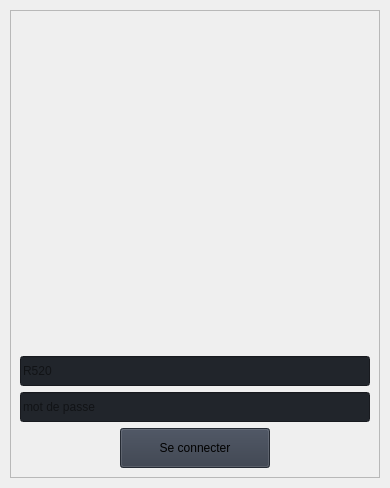
                     <widget class="QWidget" name="login">
                      <layout class="QHBoxLayout" name="horizontalLayout_7" stretch="0">
                       <property name="spacing">
                        <number>10</number>
                       </property>
                       <property name="leftMargin">
                        <number>10</number>
                       </property>
                       <property name="topMargin">
                        <number>10</number>
                       </property>
                       <property name="rightMargin">
                        <number>10</number>
                       </property>
                       <property name="bottomMargin">
                        <number>10</number>
                       </property>
                       <item>
                        <widget class="QFrame" name="frame">
                         <property name="styleSheet">
                          <string notr="true">/* /////////////////////////////////////////////////////////////////////////////////////////////////

SET APP STYLESHEET - FULL STYLES HERE
DARK THEME - DRACULA COLOR BASED

///////////////////////////////////////////////////////////////////////////////////////////////// */

QDialog{
background-color: #808080;
color: #FFA500;
border: 1px solid #333333;}

QWidget{
	color: rgb(221, 221, 221);
	font: 10pt \Segoe UI\;
}

/* /////////////////////////////////////////////////////////////////////////////////////////////////
Tooltip */
QToolTip {
	color: #ffffff;
	background-color: rgba(33, 37, 43, 180);
	border: 1px solid rgb(44, 49, 58);
	background-image: none;
	background-position: left center;
    background-repeat: no-repeat;
	border: none;
	border-left: 2px solid RGB(243, 158, 78);
	text-align: left;
	padding-left: 8px;
	margin: 0px;
}

/* /////////////////////////////////////////////////////////////////////////////////////////////////
Bg App */
#bgApp {	
	background
                        -color: rgb(40, 44, 52);
	border: 1px solid rgb(44, 49, 58);
}

/* /////////////////////////////////////////////////////////////////////////////////////////////////
Left Menu */
#leftMenuBg {	
	background-color: rgb(33, 37, 43);
}
#topLogo {
	background-color: rgb(33, 37, 43);
	background-image: url(:/images/images/images/SolvixIcon.png);
	background-position: centered;
	background-repeat: no-repeat;
}
#titleLeftApp { font: 63 12pt \Segoe UI Semibold\; }
#titleLeftDescription { font: 8pt \Segoe UI\; color: rgb(243,158,78); }

/* MENUS */
#topMenu .QPushButton {	
	background-position: left center;
    background-repeat: no-repeat;
	border: none;
	border-left: 22px solid transparent;
	background-color: transparent;
	text-align: left;
	padding-left: 44px;
}
#topMenu .QPushButton:hover {
	background-color: rgb(40, 44, 52);
}
#topMenu .QPushButton:pressed {	
	background-color: RGB(243, 158, 78);
	color: rgb(255, 255, 255);
}
#bottomMenu .QPushButton {	
	background-position: left center;
    background-repeat: no-repeat;
	border: none;
	border-left: 20px solid transparent;
	background-color:transparent;
	text-align: left;
	padding-left: 44px;
}
#bottomMenu .QPushButton:hover {
	background-color: rgb(229, 119, 16);
}
#bottomMenu .QPushButton:pressed {	
	background-color: rgb(243,158,78);
	color: rgb(255, 255, 255);
}
#leftMenuFrame{
	border-top: 3px solid rgb(44, 49, 58);
}

/* Toggle Button */
#toggleButton {
	background-position: left center;
       background-repeat: no-repeat;
	border: none;
	border-left: 20px solid transparent;
	background-color: rgb(37, 41, 48);
	text-align: left;
	padding-left: 44px;
	color: white;
}
#toggleButton:hover {
	background-color: rgb(229, 119, 16)     ;
}
#toggleButton:pressed {
	background-color: rgb(243, 158, 78);
}

/* Title Menu */
#titleRightInfo { padding-left: 10px; }


/* /////////////////////////////////////////////////////////////////////////////////////////////////
Extra Tab */
#extraLeftBox {	
	background-color: rgb(44, 49, 58);
}
#extraTopBg{	
	background-color: rgb(243,158,78)
}

/* Icon */
#extraIcon {
	background-position: center;
	background-repeat: no-repeat;
	background-image: url(:/icons/images/icons/icon_settings.png);
}

/* Label */
#extraLabel { color: rgb(255, 255, 255); }

/* Btn Close */
#extraCloseColumnBtn { background-color: rgba(255, 255, 255, 0); border: none;  border-radius: 5px; }
#extraCloseColumnBtn:hover { background-color: rgb(229, 119, 16); border-style: solid; border-radius: 4px; }
#extraCloseColumnBtn:pressed { background-color: rgb(243, 158, 78); border-style: solid; border-radius: 4px; }

/* Extra Content */
#extraContent{
	border-top: 3px solid rgb(229, 119, 16);
}

/* Extra Top Menus */
#extraTopMenu .QPushButton {
background-position: left center;
    background-repeat: no-repeat;
	border: none;
	border-left: 22px solid transparent;
	background-color:transparent;
	text-align: left;
	padding-left: 44px;
}
#extraTopMenu .QPushButton:hover {
	background-color: rgb(229, 119, 16);
}
#extraTopMenu .QPushButton:pressed {	
	background-color: rgb(243, 158, 78);
	color: rgb(255, 255, 255);
}

/* /////////////////////////////////////////////////////////////////////////////////////////////////
Content App */
#contentTopBg{	
	background-color: rgb(33, 37, 43);
}
#contentBottom{
	border-top: 3px solid rgb(44, 49, 58);
}

/* Top Buttons */
#rightButtons .QPushButton { background-color: rgba(255, 255, 255, 0); border: none;  border-radius: 5px; }
#rightButtons .QPushButton:hover { background-color: rgb(229, 119, 16); border-st
                        yle: solid; border-radius: 4px; }
#rightButtons .QPushButton:pressed { background-color: RGB(229, 119, 16); border-style: solid; border-radius: 4px; }

/* Theme Settings */
#extraRightBox { background-color: rgb(44, 49, 58); }
#themeSettingsTopDetail { background-color: rgb(243,158,78); }

/* Bottom Bar */
#bottomBar { background-color: rgb(44, 49, 58); }
#bottomBar QLabel { font-size: 11px; color: rgb(229, 119, 16); padding-left: 10px; padding-right: 10px; padding-bottom: 2px; }

/* CONTENT SETTINGS */
/* MENUS */
#contentSettings .QPushButton {	
	background-position: left center;
    background-repeat: no-repeat;
	border: none;
	border-left: 22px solid transparent;
	background-color:transparent;
	text-align: left;
	padding-left: 44px;
}
#contentSettings .QPushButton:hover {
	background-color: rgb(229, 119, 16);
}
#contentSettings .QPushButton:pressed {	
	background-color: rgb(243, 158, 78);
	color: rg
                        b(255, 255, 255);
}

/* /////////////////////////////////////////////////////////////////////////////////////////////////
QTableWidget */
QTableWidget {	
	background-color: transparent;
	padding: 10px;
	border-radius: 5px;
	gridline-color: rgb(44, 49, 58);
	border-bottom: 1px solid rgb(44, 49, 60);
}
QTableWidget::item{
	border-color: rgb(44, 49, 60);
	padding-left: 5px;
	padding-right: 5px;
	gridline-color: rgb(44, 49, 60);
}
QTableWidget::item:selected{
	background-color: rgb(243,158,78);
}
QHeaderView::section{
	background-color: rgb(33, 37, 43);
	max-width: 30px;
	border: 1px solid rgb(44, 49, 58);
	border-style: none;
    border-bottom: 1px solid rgb(44, 49, 60);
    border-right: 1px solid rgb(44, 49, 60);
}
QTableWidget::horizontalHeader {	
	background-color: rgb(33, 37, 43);
}
QHeaderView::section:horizontal
{
    border: 1px solid rgb(33, 37, 43);
	background-c
                        olor: rgb(33, 37, 43);
	padding: 3px;
	border-top-left-radius: 7px;
    border-top-right-radius: 7px;
}
QHeaderView::section:vertical
{
    border: 1px solid rgb(44, 49, 60);
}

/* /////////////////////////////////////////////////////////////////////////////////////////////////
LineEdit */
QLineEdit {
	background-color: rgb(33, 37, 43);
	border-radius: 5px;
	border: 2px solid rgb(33, 37, 43);
	padding-left: 10px;
	selection-color: rgb(255, 255, 255);
	selection-background-color: RGB(243, 158, 78);
}
QLineEdit:hover {
	border: 2px solid rgb(64, 71, 88);
}
QLineEdit:focus {
	border: 2px solid RGB(243, 158, 78);
}

/* /////////////////////////////////////////////////////////////////////////////////////////////////
PlainTextEdit */
QPlainTextEdit {
	background-color: rgb(27, 29, 35);
	border-radius: 5px;
	padding: 10px;
	selection-color: rgb(255, 255, 255);
	selection-background-
                        color: RGB(243, 158, 78);
}
QPlainTextEdit  QScrollBar:vertical {
    width: 8px;
 }
QPlainTextEdit  QScrollBar:horizontal {
    height: 8px;
 }
QPlainTextEdit:hover {
	border: 2px solid rgb(64, 71, 88);
}
QPlainTextEdit:focus {
	border: 2px solid rgb(91, 101, 124);
}

/* /////////////////////////////////////////////////////////////////////////////////////////////////
ScrollBars */
QScrollBar:horizontal {
    border: none;
    background: rgb(52, 59, 72);
    height: 8px;
    margin: 0px 21px 0 21px;
	border-radius: 0px;
}
QScrollBar::handle:horizontal {
    background: rgb(243,158,78);
    min-width: 25px;
	border-radius: 4px
}
QScrollBar::add-line:horizontal {
    border: none;
    background: rgb(55, 63, 77);
    width: 20px;
	border-top-right-radius: 4px;
    border-bottom-right-radius: 4px;
    subcontrol-position: right;
    subcontrol-origin: margin;
}

                        QScrollBar::sub-line:horizontal {
    border: none;
    background: rgb(55, 63, 77);
    width: 20px;
	border-top-left-radius: 4px;
    border-bottom-left-radius: 4px;
    subcontrol-position: left;
    subcontrol-origin: margin;
}
QScrollBar::up-arrow:horizontal, QScrollBar::down-arrow:horizontal
{
     background: none;
}
QScrollBar::add-page:horizontal, QScrollBar::sub-page:horizontal
{
     background: none;
}
 QScrollBar:vertical {
	border: none;
    background: rgb(52, 59, 72);
    width: 8px;
    margin: 21px 0 21px 0;
	border-radius: 0px;
 }
 QScrollBar::handle:vertical {	
	background: rgb(243,158,78);
    min-height: 25px;
	border-radius: 4px
 }
 QScrollBar::add-line:vertical {
     border: none;
    background: rgb(55, 63, 77);
     height: 20px;
	border-bottom-left-radius: 4px;
    border-bottom-right-radius: 4px;
     subcontrol-position: bottom;
     su
                        bcontrol-origin: margin;
 }
 QScrollBar::sub-line:vertical {
	border: none;
    background: rgb(55, 63, 77);
     height: 20px;
	border-top-left-radius: 4px;
    border-top-right-radius: 4px;
     subcontrol-position: top;
     subcontrol-origin: margin;
 }
 QScrollBar::up-arrow:vertical, QScrollBar::down-arrow:vertical {
     background: none;
 }

 QScrollBar::add-page:vertical, QScrollBar::sub-page:vertical {
     background: none;
 }

/* /////////////////////////////////////////////////////////////////////////////////////////////////
CheckBox */
QCheckBox::indicator {
    border: 3px solid rgb(52, 59, 72);
	width: 15px;
	height: 15px;
	border-radius: 10px;
    background: rgb(44, 49, 60);
}
QCheckBox::indicator:hover {
    border: 3px solid rgb(58, 66, 81);
}
QCheckBox::indicator:checked {
    background: 3px solid rgb(52, 59, 72);
	border: 3px solid rgb(52, 59, 72);	
	back
                        ground-image: url(:/icons/images/icons/cil-check-alt.png);
}

/* /////////////////////////////////////////////////////////////////////////////////////////////////
RadioButton */
QRadioButton::indicator {
    border: 3px solid rgb(52, 59, 72);
	width: 15px;
	height: 15px;
	border-radius: 10px;
    background: rgb(44, 49, 60);
}
QRadioButton::indicator:hover {
    border: 3px solid rgb(58, 66, 81);
}
QRadioButton::indicator:checked {
    background: 3px solid RGB(243, 158, 78);
	border: 3px solid rgb(52, 59, 72);	
}

/* /////////////////////////////////////////////////////////////////////////////////////////////////
ComboBox */
QComboBox{
	background-color: rgb(27, 29, 35);
	border-radius: 5px;
	border: 2px solid rgb(33, 37, 43);
	padding: 5px;
	padding-left: 10px;
}
QComboBox:hover{
	border: 2px solid rgb(229, 119, 16);
}
QComboBox::drop-down {
	subcontrol-origin: padding;
	subcontrol-position: top right;
	width: 25px; 
	border-left-width: 3px;
	border-left-color: rgba(39, 44, 54, 150);
	border-left-style: solid;
	border-top-right-radius: 3px;
	border-bottom-right-radius: 3px;	
	background-image: url(:/icons/images/icons/cil-arrow-bottom.png);
	background-position: center;
	background-repeat: no-reperat;
 }
QComboBox QAbstractItemView {
	color: rgb(255, 255, 255);	
	background-color: rgb(33, 37, 43);
	padding: 10px;
	selection-background-color: rgb(39, 44, 54);
}

/* /////////////////////////////////////////////////////////////////////////////////////////////////
Sliders */
QSlider::groove:horizontal {
    border-radius: 5px;
    height: 10px;
	margin: 0px;
	background-color: rgb(52, 59, 72);
}
QSlider::groove:horizontal:hover {
	background-color: rgb(55, 62, 76);
}
QSlider::handle:horizontal {
    background-color: rgb(243,158,78);
    border: none;
    h
                        eight: 10px;
    width: 10px;
    margin: 0px;
	border-radius: 5px;
}
QSlider::handle:horizontal:hover {
    background-color: RGB(243, 158, 78);
}
QSlider::handle:horizontal:pressed {
    background-color:rgb(243, 158, 78);
}

QSlider::groove:vertical {
    border-radius: 5px;
    width: 10px;
    margin: 0px;
	background-color: rgb(52, 59, 72);
}
QSlider::groove:vertical:hover {
	background-color: rgb(55, 62, 76);
}
QSlider::handle:vertical {
    background-color: rgb(243,158,78);
	border: none;
    height: 10px;
    width: 10px;
    margin: 0px;
	border-radius: 5px;
}
QSlider::handle:vertical:hover {
    background-color: rgb(243,158,78);
}
QSlider::handle:vertical:pressed {
    background-color: rgb(243,158,78);
}

/* /////////////////////////////////////////////////////////////////////////////////////////////////
CommandLinkButton */
QCommandLi
                        nkButton {	
	color: RGB(243, 158, 78);
	border-radius: 5px;
	padding: 5px;
	color: rgb(255, 170, 255);
}
QCommandLinkButton:hover {	
	color: rgb(255, 170, 255);
	background-color: rgb(229, 119, 16);
}
QCommandLinkButton:pressed {	
	color: rgb(243,158,78);
	background-color: rgb(52, 58, 71);
}

/* /////////////////////////////////////////////////////////////////////////////////////////////////
Button */
#pagesContainer QPushButton {
	border: 2px solid rgb(52, 59, 72);
	border-radius: 5px;	
	background-color: rgb(52, 59, 72);
}
#pagesContainer QPushButton:hover {
	background-color: rgb(229, 119, 16);
	border: 2px solid rgb(61, 70, 86);
}
#pagesContainer QPushButton:pressed {	
	background-color: rgb(243, 158, 78);
	border: 2px solid rgb(43, 50, 61);
}
</string>
                         </property>
                         <property name="frameShape">
                          <enum>QFrame::Shape::StyledPanel</enum>
                         </property>
                         <property name="frameShadow">
                          <enum>QFrame::Shadow::Raised</enum>
                         </property>
                         <layout class="QGridLayout" name="gridLayout_3">
                          <item row="0" column="0" alignment="Qt::AlignmentFlag::AlignHCenter|Qt::AlignmentFlag::AlignTop">
                           <widget class="QLabel" name="logo_login">
                            <property name="minimumSize">
                             <size>
                              <width>300</width>
                              <height>330</height>
                             </size>
                            </property>
                            <property name="maximumSize">
                             <size>
                              <width>500</width>
                              <height>900</height>
                             </size>
                            </property>
                            <property name="styleSheet">
                             <string notr="true">background :url(:/images/images/images/login.png) no-repeat center  ;
background-size : 300px;</string>
                            </property>
                            <property name="text">
                             <string/>
                            </property>
                           </widget>
                          </item>
                          <item row="1" column="0" alignment="Qt::AlignmentFlag::AlignHCenter|Qt::AlignmentFlag::AlignBottom">
                           <widget class="QLineEdit" name="username">
                            <property name="minimumSize">
                             <size>
                              <width>350</width>
                              <height>30</height>
                             </size>
                            </property>
                            <property name="maximumSize">
                             <size>
                              <width>120</width>
                              <height>16777215</height>
                             </size>
                            </property>
                            <property name="styleSheet">
                             <string notr="true">background-color: rgb(33, 37, 43);</string>
                            </property>
                            <property name="text">
                             <string/>
                            </property>
                            <property name="placeholderText">
                             <string>R520</string>
                            </property>
                           </widget>
                          </item>
                          <item row="2" column="0" alignment="Qt::AlignmentFlag::AlignHCenter|Qt::AlignmentFlag::AlignVCenter">
                           <widget class="QLineEdit" name="password">
                            <property name="minimumSize">
                             <size>
                              <width>350</width>
                              <height>30</height>
                             </size>
                            </property>
                            <property name="styleSheet">
                             <string notr="true">background-color: rgb(33, 37, 43);</string>
                            </property>
                            <property name="text">
                             <string/>
                            </property>
                            <property name="echoMode">
                             <enum>QLineEdit::EchoMode::Password</enum>
                            </property>
                            <property name="placeholderText">
                             <string>mot de passe</string>
                            </property>
                           </widget>
                          </item>
                          <item row="3" column="0" alignment="Qt::AlignmentFlag::AlignHCenter">
                           <widget class="QPushButton" name="login_button">
                            <property name="minimumSize">
                             <size>
                              <width>150</width>
                              <height>40</height>
                             </size>
                            </property>
                            <property name="styleSheet">
                             <string notr="true">background-color: rgb(52, 59, 72);</string>
                            </property>
                            <property name="text">
                             <string>Se connecter</string>
                            </property>
                            <property name="icon">
                             <iconset resource="resources.qrc">
                              <normaloff>:/icons/images/icons/cil-lock-unlocked.png</normaloff>:/icons/images/icons/cil-lock-unlocked.png</iconset>
                            </property>
                           </widget>
                          </item>
                         </layout>
                        </widget>
                       </item>
                      </layout>
                     </widget>
